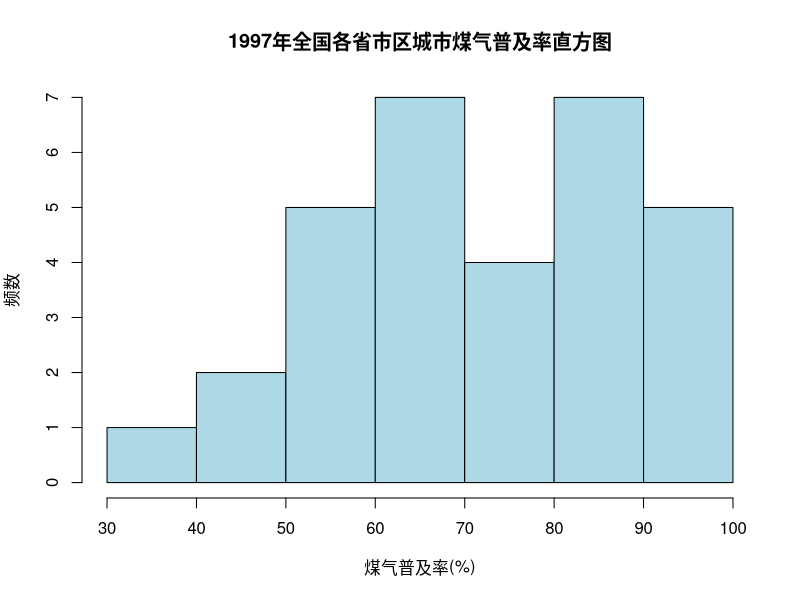

Recreate this plot in R.
#lab4-8
# 1997年全国各省市区城市煤气普及率(%)
gas <- c(94.02,93.10,86.63,66.57,51.68,94.80,61.84,66.32,65.06,
         87.79,94.90,80.29,78.54,57.30,65.70,52.06,73.39,88.53,
         92.05,83.20,43.29,71.16,68.95,54.75,68.42,56.27,71.84,
         39.84,47.27,88.44,85.93)

# --------------------
# (1) 煤气普及率 直方图
# --------------------
hist(gas,
     main = "1997年全国各省市区城市煤气普及率直方图",
     xlab = "煤气普及率(%)",
     ylab = "频数",
     col = "lightblue",
     border = "black")

# --------------------
# (2) 煤气普及率 茎叶图（无main参数，不报错）
# --------------------
stem(gas)
